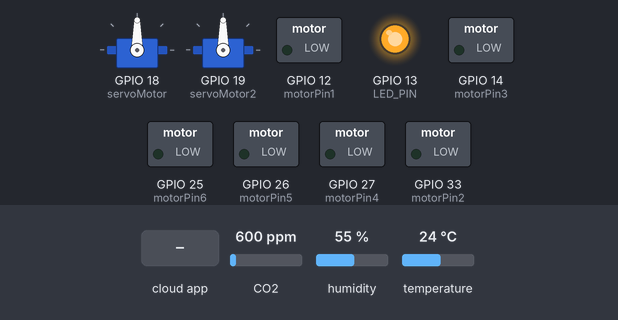
Bench run of a sketch on a simulated ESP32. Shown: 2 × servo, switched loads named in the sketch (green lamp = pin HIGH), output pins drawn as LEDs (lit = HIGH). The inputs (shaded band) are chosen by the test bench; at power-on: CO2 600 ppm, humidity 55 %, temperature 24 °C. WiFi joins after 1.5 s; servers stay silent unless stated; the Firebase database answers and starts empty; what the sketch prints to the serial monitor is not drawn.

Above: at 2.7 s.
2.8 s: the phone or cloud app sets sv1 to 1
At 3.6 s:
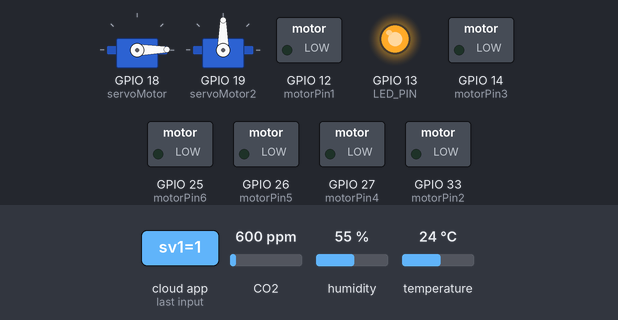
4.4 s: the phone or cloud app sets sv2 to 1
At 5.7 s:
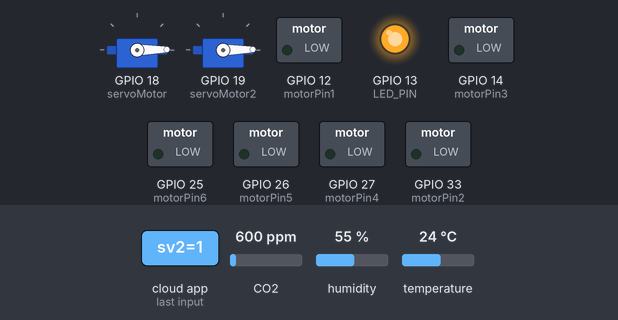
6.8 s: the phone or cloud app sets dv1 to 1
At 8.5 s:
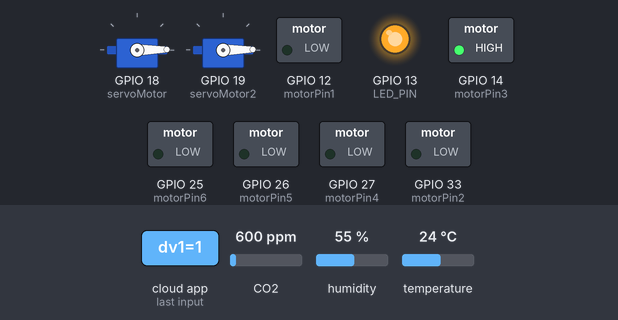
9.3 s: the phone or cloud app sets speed to 90
At 11.1 s:
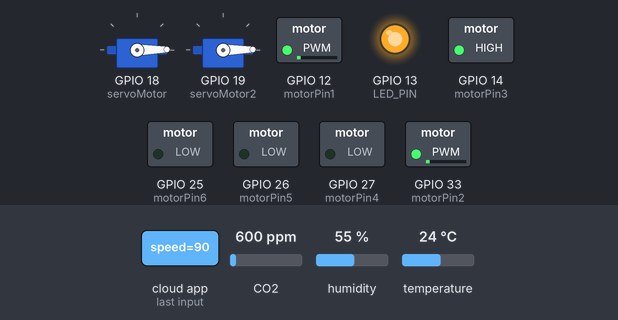
11.5 s: the phone or cloud app sets sv1 to 90
At 13.6 s:
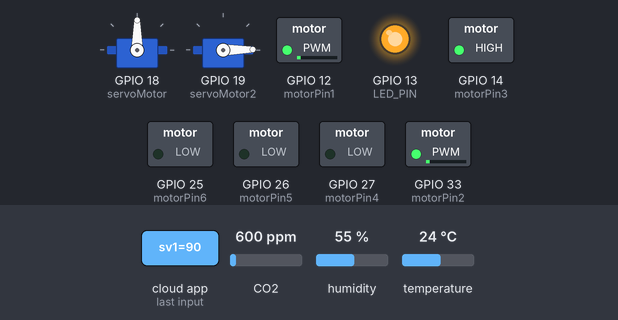
14.0 s: the phone or cloud app sets sv2 to 90
At 15.7 s:
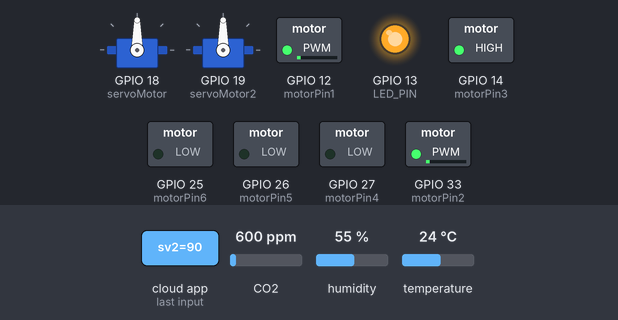
Timing chart, 0 to 17.2 s (numbered marks = the images above; inputs shaded):
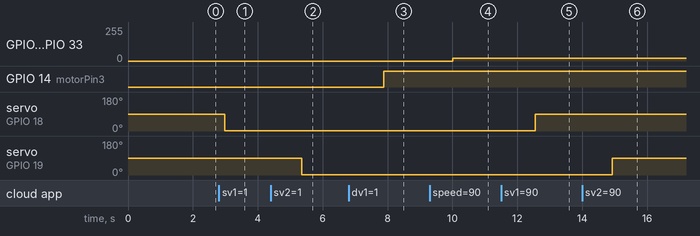

The sketch:

car_controk.ino
```cpp
const int motorPin1 = 12; // Chân điều khiển motor 1 (ENA)
const int motorPin3 = 14; // Chân điều khiển motor 1 (IN1)
const int motorPin4 = 27; // Chân điều khiển motor 1 (IN2)
const int motorPin5 = 26; // Chân điều khiển motor 2 (IN3)
const int motorPin6 = 25; // Chân điều khiển motor 2 (IN4)
const int motorPin2 = 33; // Chân điều khiển motor 2 (ENB)

#include <ESP32Servo.h>
#include "FirebaseESP32.h"
#include <WiFiManager.h>
#include <ArduinoJson.h>
#include <MQ135.h>
#include <DHT.h>

#define FIREBASE_HOST "esp32-cam-servo-default-rtdb.asia-southeast1.firebasedatabase.app/"
#define FIREBASE_AUTH "tZbfdHMHExOzaDjch5nshvsVxosIw8vdR5mQoet4"
// cài đặt PWM=
const int freq = 5000;  // tần số xung
const int ledChannel = 3; // kênh PWM
const int resolution = 10; // độ phân giải 8bit
int speed_d;
#define PIN_MQ135 35 // MQ135 Analog Input Pin
#define DHTPIN 5 // DHT Digital Input Pin
#define DHTTYPE DHT11 // DHT11 or DHT22, depends on your sensor
#define LED_PIN 13
#define LED_ON() digitalWrite(LED_PIN, HIGH)
#define LED_OFF() digitalWrite(LED_PIN, LOW)
MQ135 mq135_sensor(PIN_MQ135);
DHT dht(DHTPIN, DHTTYPE);
FirebaseData fb;
String path = "/";
FirebaseJson json;

Servo servoMotor;
Servo servoMotor2;
int servo_old = 0 ;
int servo_old1 = 0 ;

WiFiManager wifiManager;

String data_Sensor;

void setup() {
  pinMode(LED_PIN, OUTPUT);

  pinMode(motorPin1, OUTPUT);
  pinMode(motorPin2, OUTPUT);
  pinMode(motorPin3, OUTPUT);
  pinMode(motorPin4, OUTPUT);
  pinMode(motorPin5, OUTPUT);
  pinMode(motorPin6, OUTPUT);
  digitalWrite(LED_PIN,1);
  ledcSetup(ledChannel, freq, resolution);
  ledcAttachPin(motorPin1, ledChannel);
  ledcAttachPin(motorPin2, ledChannel);
  Serial.begin(115200);

  dht.begin();

  servoMotor.attach(18);
  servoMotor2.attach(19);

  // reset và erase cài đặt trước đó
  // wifiManager.resetSettings();
  // tên thiết bị, để tạo SSID mặc định
  wifiManager.autoConnect("ESP32");

  // Sau khi kết nối thành công
  Serial.println("Kết nối WiFi thành công!");
  //firebase
  Firebase.begin(FIREBASE_HOST, FIREBASE_AUTH);
}

void loop() {
  get_data_sesor_sand_sever();
  //Firebase.getInt(fb, path + "/data/servo");
  Firebase.getInt(fb, path + "/Data_device/user1/sv1"); //lấy gtri từ Firebase về gán vào biến x
  // stt_dv[0] = fb.intData(); //lay gtri tu fb ve esp
  if (servo_old != fb.intData()) {
    Serial.println(fb.intData());
    servoMotor.write(fb.intData());
    servo_old = fb.intData();
  }
  delay(100);
  Firebase.getInt(fb, path + "/Data_device/user1/sv2"); //lấy gtri từ Firebase về gán vào biến x
  if (servo_old1 != fb.intData()) {
    Serial.println(fb.intData());
    servoMotor2.write(fb.intData());
    servo_old1 = fb.intData();
  }
  Firebase.getInt(fb, path + "/Data_device/user1/speed"); //lấy gtri từ Firebase về gán vào biến x
  speed_d=fb.intData();

  Firebase.getInt(fb, path + "/Data_device/user1/dv1"); //lấy gtri từ Firebase về gán vào biến x
  int rec_fb = fb.intData();
  delay(100);
  Serial.println(rec_fb);
  // int speed_fb =   Firebase.getInt(fb, path + "/Data_device/user1/speed"); //lấy gtri từ Firebase về gán vào biến x
  control_Car(rec_fb);
}
void control_Car(int data_fb){
  if (data_fb == 1) { smoothMoveForward();return;}
  else if (data_fb == 2) {smoothTurnRight() ; return;}
  else if (data_fb == 3) {smoothMoveBackward();return;}
  else if (data_fb == 4) {smoothTurnLeft();  return;}
  else if (data_fb == 5) {Firebase.setInt(fb, path + "/Data_device/user1/dv1", 0); wifiManager.resetSettings(); return;}
  else if(data_fb == 6){LED_OFF();return;}
  else if(data_fb == 7){LED_ON(); return;}
  else { stop_car();}
  }
void get_data_sesor_sand_sever() {
  float temperature, humidity;
  humidity = dht.readHumidity();
  temperature = dht.readTemperature();
  // Check if any reads failed and exit early (to try again).
  if (isnan(humidity) || isnan(temperature)) {
    Serial.println(F("Failed to read from DHT sensor!"));
    return;
  }
   float ppm = mq135_sensor.getPPM();
   data_Sensor = (String)(temperature)+ ":"+(String)(humidity)+":"+(String)(ppm);
   Serial.println(data_Sensor);
   Firebase.setString(fb, path + "/Data_device/user1/data_sensor",data_Sensor);
   delay(100);
  }
void smoothMoveForward() {
  ledcWrite(ledChannel,speed_d);
  // for (int i = 0 ; i < speed; i++) {
  // analogWrite(motorPin1, i * 4); // PWM cho motor 1
  //analogWrite(motorPin2, i * 4); // PWM cho motor 2
  digitalWrite(motorPin3, HIGH); // Điều khiển motor 1 tiến
  digitalWrite(motorPin4, LOW); // Điều khiển motor 1 tiến
 // digitalWrite(motorPin5, HIGH); // Điều khiển motor 2 tiến
  //digitalWrite(motorPin6, LOW); // Điều khiển motor 2 tiến
  // }
}

// Hàm điều khiển xe robot lùi mượt
void smoothMoveBackward() {
  ledcWrite(ledChannel,speed_d);
  // for (int i = 0; i <= speed; i++) {
  //analogWrite(motorPin1, i * 4); // PWM cho motor 1
  //analogWrite(motorPin2, i * 4); // PWM cho motor 2
  digitalWrite(motorPin3, LOW); // Điều khiển motor 1 lùi
  digitalWrite(motorPin4, HIGH); // Điều khiển motor 1 lùi
  //digitalWrite(motorPin5, LOW); // Điều khiển motor 2 lùi
  //digitalWrite(motorPin6, HIGH); // Điều khiển motor 2 lùi
  //  }
}

// Hàm điều khiển xe robot rẽ phải mượt
void smoothTurnRight() {
  ledcWrite(ledChannel,speed_d);
  // for (int i = 0; i <= speed; i++) {
  //analogWrite(motorPin1, i * 4); // PWM cho motor 1
  //analogWrite(motorPin2, i * 4); // PWM cho motor 2
  //digitalWrite(motorPin3, LOW); // Điều khiển motor 1 lùi
  //digitalWrite(motorPin4, HIGH); // Điều khiển motor 1 lùi
  digitalWrite(motorPin5, HIGH); // Điều khiển motor 2 tiến
  digitalWrite(motorPin6, LOW); // Điều khiển motor 2 tiến
   delay(5);
  // }
}

// Hàm điều khiển xe robot rẽ trái mượt
void smoothTurnLeft() {
  ledcWrite(ledChannel,speed_d);
  // for (int i = 0; i <= speed; i++) {
  //analogWrite(motorPin1, i * 4); // PWM cho motor 1
  //analogWrite(motorPin2, i * 4); // PWM cho motor 2
  //digitalWrite(motorPin3, HIGH); // Điều khiển motor 1 tiến
  //digitalWrite(motorPin4, LOW); // Điều khiển motor 1 tiến
  digitalWrite(motorPin5, LOW); // Điều khiển motor 2 lùi
  digitalWrite(motorPin6, HIGH); // Điều khiển motor 2 lùi
  delay(5);
  // }
}
void stop_car(){
  digitalWrite(motorPin3, LOW); // Điều khiển motor 1 tiến
  digitalWrite(motorPin4, LOW); // Điều khiển motor 1 tiến
  digitalWrite(motorPin5, LOW); // Điều khiển motor 2 tiến
  digitalWrite(motorPin6, LOW); // Điều khiển motor 2 tiến
  }
```

Measured:
- after the input at 2.8 s, servo on GPIO 18 (servoMotor): 90° → 1° after 0.18 s
- after the input at 4.4 s, servo on GPIO 19 (servoMotor2): 90° → 1° after 0.95 s
- after the input at 6.8 s, GPIO 14 (motorPin3): LOW → HIGH after 1.1 s
- after the input at 9.3 s, GPIO 12 (motorPin1), GPIO 33 (motorPin2): 0/255 → 22/255 after 0.71 s
- after the input at 11.5 s, servo on GPIO 18 (servoMotor): 1° → 90° after 1.1 s
- after the input at 14.0 s, servo on GPIO 19 (servoMotor2): 1° → 90° after 0.93 s
